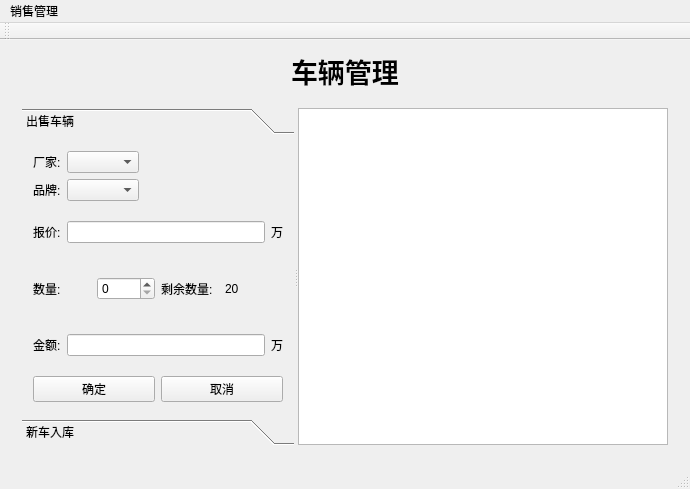
<?xml version="1.0" encoding="UTF-8"?>
<ui version="4.0">
 <class>MainWindow</class>
 <widget class="QMainWindow" name="MainWindow">
  <property name="geometry">
   <rect>
    <x>0</x>
    <y>0</y>
    <width>690</width>
    <height>489</height>
   </rect>
  </property>
  <property name="minimumSize">
   <size>
    <width>0</width>
    <height>0</height>
   </size>
  </property>
  <property name="windowTitle">
   <string>MainWindow</string>
  </property>
  <widget class="QWidget" name="centralWidget">
   <layout class="QGridLayout" name="gridLayout">
    <item row="0" column="0">
     <spacer name="horizontalSpacer">
      <property name="orientation">
       <enum>Qt::Horizontal</enum>
      </property>
      <property name="sizeHint" stdset="0">
       <size>
        <width>281</width>
        <height>20</height>
       </size>
      </property>
     </spacer>
    </item>
    <item row="0" column="1">
     <widget class="QLabel" name="label">
      <property name="font">
       <font>
        <pointsize>20</pointsize>
        <weight>75</weight>
        <bold>true</bold>
       </font>
      </property>
      <property name="text">
       <string>车辆管理</string>
      </property>
     </widget>
    </item>
    <item row="1" column="0" colspan="3">
     <widget class="QStackedWidget" name="stackedWidget">
      <property name="currentIndex">
       <number>0</number>
      </property>
      <widget class="QWidget" name="car">
       <layout class="QGridLayout" name="gridLayout_2">
        <item row="1" column="0">
         <widget class="QSplitter" name="splitter">
          <property name="orientation">
           <enum>Qt::Horizontal</enum>
          </property>
          <widget class="QToolBox" name="toolBox">
           <property name="sizePolicy">
            <sizepolicy hsizetype="Expanding" vsizetype="Preferred">
             <horstretch>0</horstretch>
             <verstretch>0</verstretch>
            </sizepolicy>
           </property>
           <property name="minimumSize">
            <size>
             <width>250</width>
             <height>0</height>
            </size>
           </property>
           <property name="currentIndex">
            <number>0</number>
           </property>
           <widget class="QWidget" name="page_3">
            <property name="geometry">
             <rect>
              <x>0</x>
              <y>0</y>
              <width>301</width>
              <height>267</height>
             </rect>
            </property>
            <attribute name="label">
             <string>出售车辆</string>
            </attribute>
            <layout class="QVBoxLayout" name="verticalLayout">
             <item>
              <layout class="QHBoxLayout" name="horizontalLayout">
               <item>
                <widget class="QLabel" name="label_2">
                 <property name="text">
                  <string>厂家:</string>
                 </property>
                </widget>
               </item>
               <item>
                <widget class="QComboBox" name="comboBoxFacroty"/>
               </item>
               <item>
                <spacer name="horizontalSpacer_3">
                 <property name="orientation">
                  <enum>Qt::Horizontal</enum>
                 </property>
                 <property name="sizeHint" stdset="0">
                  <size>
                   <width>40</width>
                   <height>20</height>
                  </size>
                 </property>
                </spacer>
               </item>
              </layout>
             </item>
             <item>
              <layout class="QHBoxLayout" name="horizontalLayout_2">
               <item>
                <widget class="QLabel" name="label_3">
                 <property name="text">
                  <string>品牌:</string>
                 </property>
                </widget>
               </item>
               <item>
                <widget class="QComboBox" name="comboBoxBrand"/>
               </item>
               <item>
                <spacer name="horizontalSpacer_4">
                 <property name="orientation">
                  <enum>Qt::Horizontal</enum>
                 </property>
                 <property name="sizeHint" stdset="0">
                  <size>
                   <width>37</width>
                   <height>17</height>
                  </size>
                 </property>
                </spacer>
               </item>
              </layout>
             </item>
             <item>
              <layout class="QHBoxLayout" name="horizontalLayout_3">
               <item>
                <widget class="QLabel" name="label_4">
                 <property name="text">
                  <string>报价:</string>
                 </property>
                </widget>
               </item>
               <item>
                <widget class="QLineEdit" name="lineEditPrice"/>
               </item>
               <item>
                <widget class="QLabel" name="label_5">
                 <property name="text">
                  <string>万</string>
                 </property>
                </widget>
               </item>
              </layout>
             </item>
             <item>
              <layout class="QHBoxLayout" name="horizontalLayout_4">
               <item>
                <widget class="QLabel" name="label_6">
                 <property name="text">
                  <string>数量:</string>
                 </property>
                </widget>
               </item>
               <item>
                <widget class="QSpinBox" name="spinBox"/>
               </item>
               <item>
                <widget class="QLabel" name="label_7">
                 <property name="text">
                  <string>剩余数量:</string>
                 </property>
                </widget>
               </item>
               <item>
                <widget class="QLabel" name="labelLast">
                 <property name="text">
                  <string>20</string>
                 </property>
                </widget>
               </item>
              </layout>
             </item>
             <item>
              <layout class="QHBoxLayout" name="horizontalLayout_5">
               <item>
                <widget class="QLabel" name="label_8">
                 <property name="text">
                  <string>金额:</string>
                 </property>
                </widget>
               </item>
               <item>
                <widget class="QLineEdit" name="lineEditTotal"/>
               </item>
               <item>
                <widget class="QLabel" name="label_9">
                 <property name="text">
                  <string>万</string>
                 </property>
                </widget>
               </item>
              </layout>
             </item>
             <item>
              <layout class="QHBoxLayout" name="horizontalLayout_6">
               <item>
                <widget class="QPushButton" name="pushButtonSure">
                 <property name="text">
                  <string>确定</string>
                 </property>
                </widget>
               </item>
               <item>
                <widget class="QPushButton" name="pushButtonCancle">
                 <property name="text">
                  <string>取消</string>
                 </property>
                </widget>
               </item>
              </layout>
             </item>
            </layout>
           </widget>
           <widget class="QWidget" name="page_4">
            <property name="geometry">
             <rect>
              <x>0</x>
              <y>0</y>
              <width>301</width>
              <height>267</height>
             </rect>
            </property>
            <attribute name="label">
             <string>新车入库</string>
            </attribute>
           </widget>
          </widget>
          <widget class="QTextEdit" name="textEdit">
           <property name="readOnly">
            <bool>true</bool>
           </property>
          </widget>
         </widget>
        </item>
       </layout>
      </widget>
      <widget class="QWidget" name="calc"/>
     </widget>
    </item>
    <item row="0" column="2">
     <spacer name="horizontalSpacer_2">
      <property name="orientation">
       <enum>Qt::Horizontal</enum>
      </property>
      <property name="sizeHint" stdset="0">
       <size>
        <width>281</width>
        <height>20</height>
       </size>
      </property>
     </spacer>
    </item>
   </layout>
  </widget>
  <widget class="QMenuBar" name="menuBar">
   <property name="geometry">
    <rect>
     <x>0</x>
     <y>0</y>
     <width>690</width>
     <height>22</height>
    </rect>
   </property>
   <widget class="QMenu" name="menu">
    <property name="title">
     <string>销售管理</string>
    </property>
    <addaction name="actionCar"/>
    <addaction name="actionCalc"/>
   </widget>
   <addaction name="menu"/>
  </widget>
  <widget class="QToolBar" name="mainToolBar">
   <attribute name="toolBarArea">
    <enum>TopToolBarArea</enum>
   </attribute>
   <attribute name="toolBarBreak">
    <bool>false</bool>
   </attribute>
  </widget>
  <widget class="QStatusBar" name="statusBar"/>
  <action name="actionCar">
   <property name="text">
    <string>车辆管理</string>
   </property>
  </action>
  <action name="actionCalc">
   <property name="text">
    <string>销售统计</string>
   </property>
  </action>
 </widget>
 <layoutdefault spacing="6" margin="11"/>
 <resources/>
 <connections/>
</ui>
